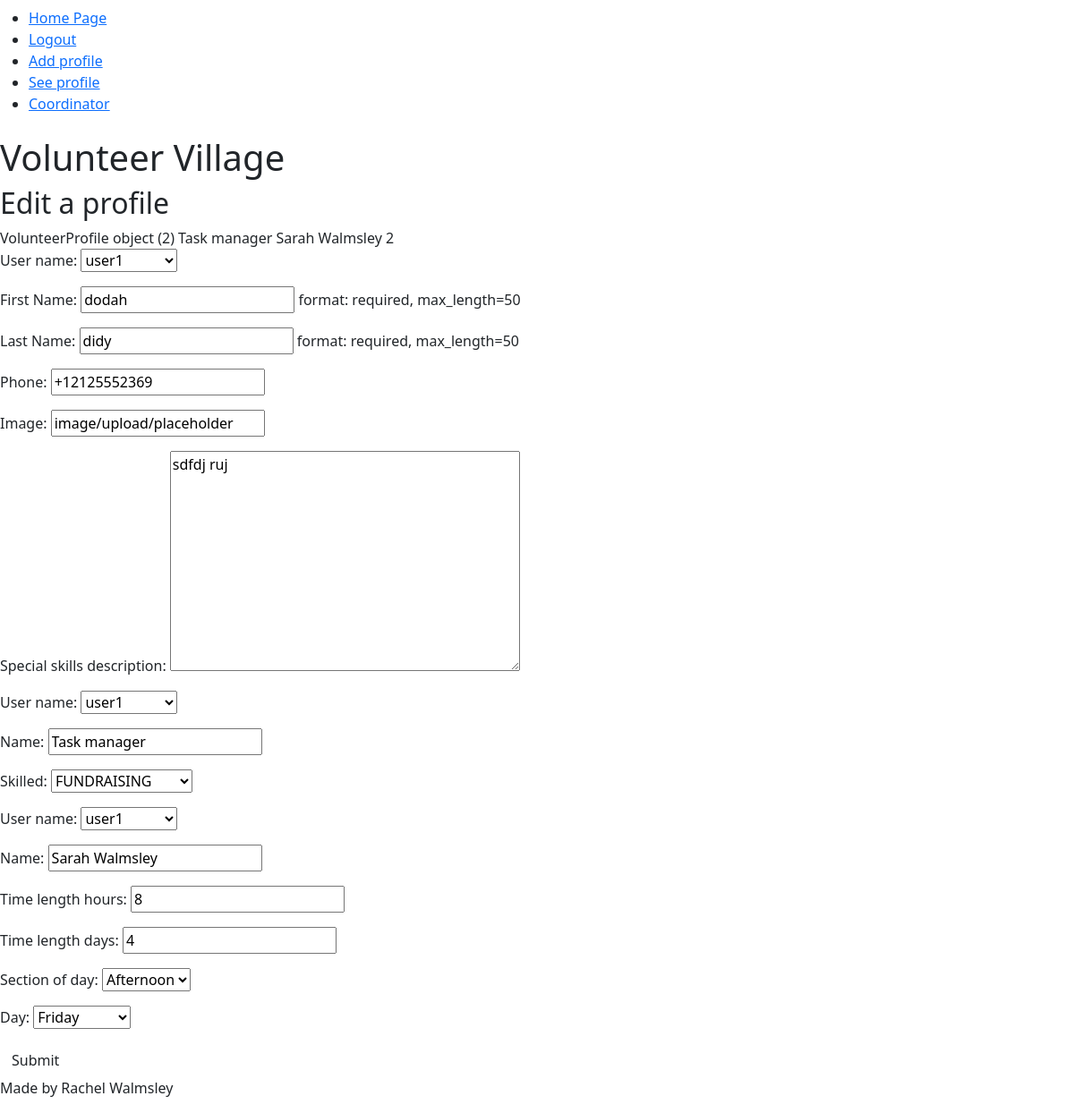
The app's page /edit_profile (signed in), older data.
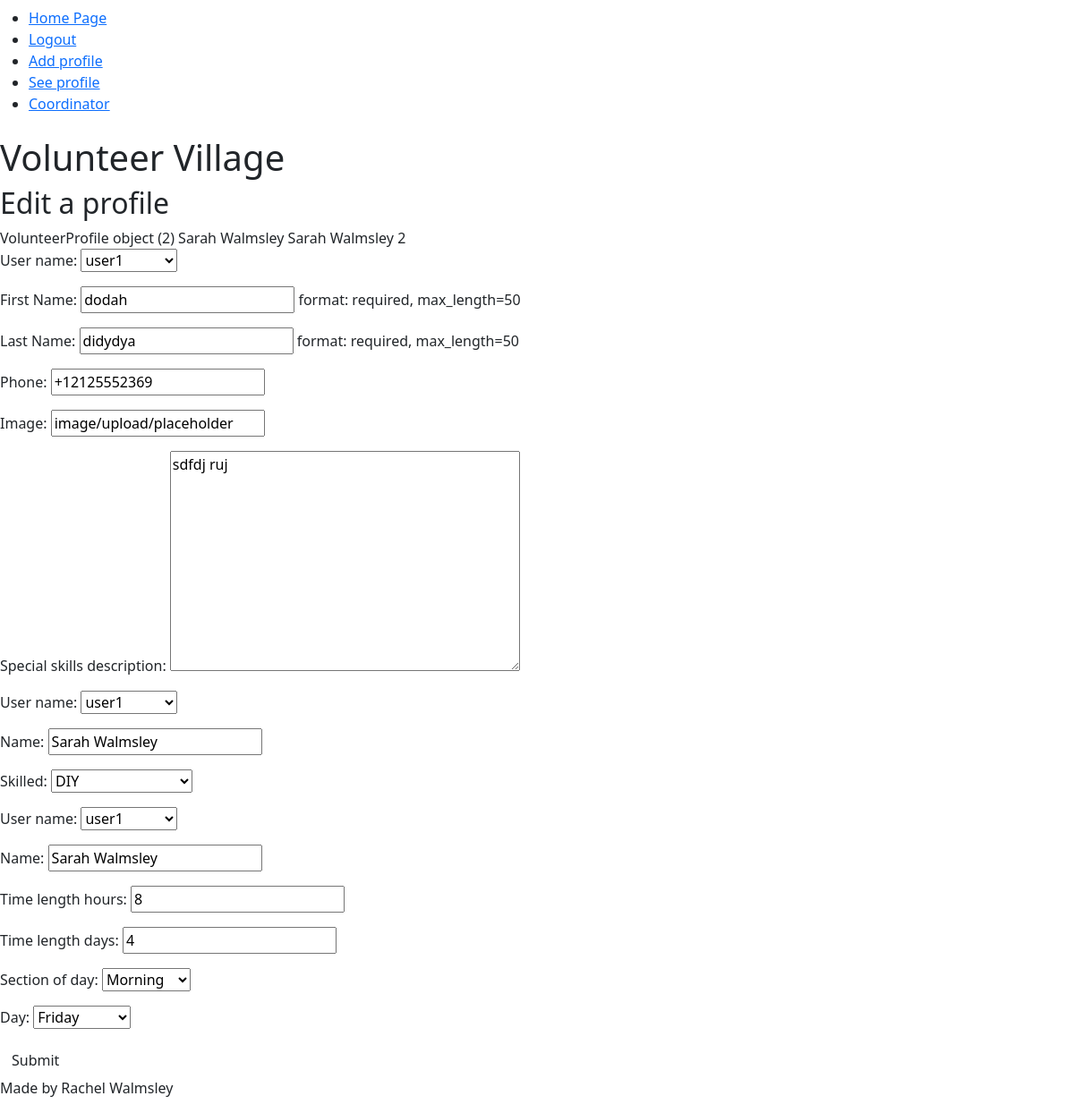
The same page, newer data.
### volunteer/models.py (models this page shows)
class Skills(models.Model):
    user_name = models.OneToOneField(User, on_delete=models.CASCADE)
    name = models.CharField(max_length=128)
    skilled = models.IntegerField(choices=SkillChoices.SKILL_CHOICES,)
    time_link = models.ManyToManyField(TimePeriod, through="VolunteerProfile")
    def __str__(self):
        return self.name

class VolunteerProfile(models.Model):
    user_name = models.OneToOneField(User, on_delete=models.CASCADE)
    time_link = models.ForeignKey(TimePeriod, on_delete=models.CASCADE, null=True, blank=True)
    skills_link = models.ForeignKey(Skills, on_delete=models.CASCADE, null=True, blank=True)
    fname = models.CharField(
        max_length=50,
        null=False,
        blank=False,
        verbose_name='First Name',
        help_text='format: required, max_length=50',
    )
    lname = models.CharField(
        max_length=50,
        null=False,
        blank=False,
        verbose_name='Last Name',
        help_text='format: required, max_length=50',
    )
    phone = PhoneNumberField(
        max_length=12,
        blank=False,
        null=False,
    )
    created_on = models.DateTimeField(
        auto_now_add=True,
    )
    updated_on = models.DateTimeField(
        auto_now_add = True,
    )
    profile_picture = CloudinaryField(
        'image', default='placeholder',
    )
    special_skills_description = models.TextField(
        null=False,
        blank=True,
        verbose_name='special skills description',
    )
    activated = models.BooleanField(
        default=False,
    )
    '''def get_fname(self):
        """Get the first name of the volunteer"""
        return [self.fname]

    def get_lname(self):
        """Get the last name of the volunteer"""
        return [self.lname]

    def get_phone(self):
        """Get the phone number of the volunteer"""
        return [self.phone]

    def get_created_on(self):
        """Get the date the volunteer created the profile"""
        return [self.created_on]

    def get_updated_on(self):
        """Get the date the profile was last updated"""
        return [self.updated_on]

    def get_profile_picture(self):
        """Get the profile picture of the volunteer"""
        return [self.profile_picture]

    def get_special_skills_description(self):
        """Get the information provided by volunteer of special skills"""
        return [self.special_skills_description]'''

class TimePeriod(models.Model):
    user_name = models.OneToOneField(User, on_delete=models.CASCADE)
    name = models.CharField(max_length=128)
    time_length_hours = models.PositiveSmallIntegerField(
        default=0,
        validators=[
            MaxValueValidator(168), #168 hours in a week
        ])
    time_length_days = models.PositiveSmallIntegerField(
        default=0,
        validators=[
            MaxValueValidator(7), #7 days in a week
        ])
    section_of_day = models.IntegerField(choices=PART_OF_DAY, default = 0)
    day = models.IntegerField(choices=DAYS_OF_WEEK, default = 0)
    def __str__(self):
        return self.name

### volunteer/views.py (the view, shortened to what this page needs)
# urls.py: path("edit_profile", views.edit_profile, name="edit"),
def edit_profile(request):
    pk_logged_in = request.user.pk
    people = get_object_or_404(VolunteerProfile, id=pk_logged_in)
    skilled = get_object_or_404(Skills, user_name_id =pk_logged_in)
    availabilities = get_object_or_404(TimePeriod, user_name_id =pk_logged_in)
    form = ProfileForm(instance = people)
    form2 = SkillsForm(instance = skilled)
    form3 = TimeForm(instance = availabilities)
    context = {
        'form': form,
        'form2': form2,
        'form3': form3,
        'people': people,
        'skilled': skilled,
        'availabilities': availabilities,
        'pk_logged_in': pk_logged_in
    }
    return render(request, 'volunteer/edit_profile.html', context)

### volunteer/forms.py
class ProfileForm(forms.ModelForm):
    class Meta:
        model = VolunteerProfile
        fields = ('user_name', 'fname', 'lname', 'phone', 'profile_picture', 'special_skills_description')

class SkillsForm(forms.ModelForm):
    class Meta:
        model = Skills
        fields = ('user_name', 'name', 'skilled',)

### templates/volunteer/edit_profile.html (shortened to what this page needs)
{% extends "base.html" %}
{% block content %}
<h2>Edit a profile</h2>
{{ people }} {{ skilled }} {{ availabilities }} {{ pk_logged_in }}
<form method="post">
    {{ form.as_p }}
    {{ form2.as_p }}
    {{ form3.as_p }}
    <button type="submit" class="btn">Submit</button>
</form>
{% endblock %}

Row changes from the older to the newer data that the page shows:
changed VolunteerProfile "VolunteerProfile object (2)": lname "didy" → "didydya"
changed Skills "user1": name "Task manager" → "Sarah Walmsley"; skilled "FUNDRAISING" → "DIY"
changed TimePeriod "Sarah Walmsley": section_of_day "Afternoon" → "Morning"
